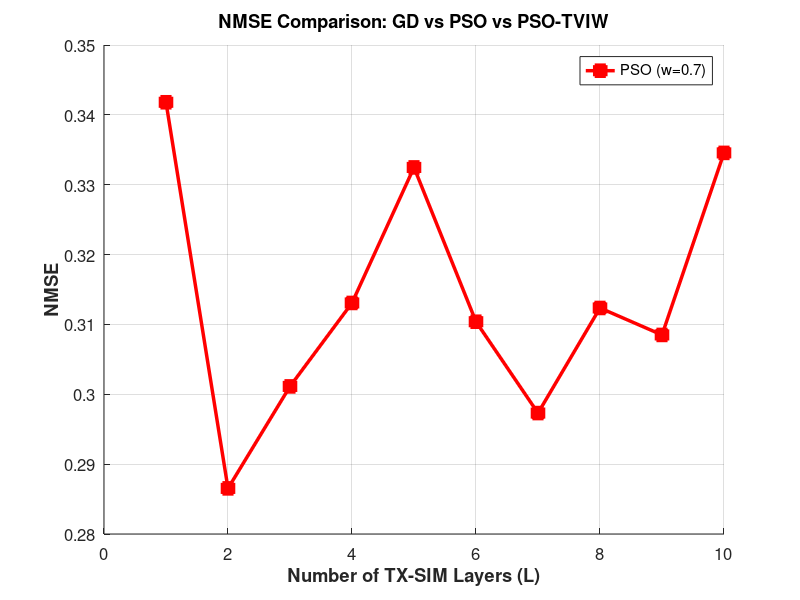
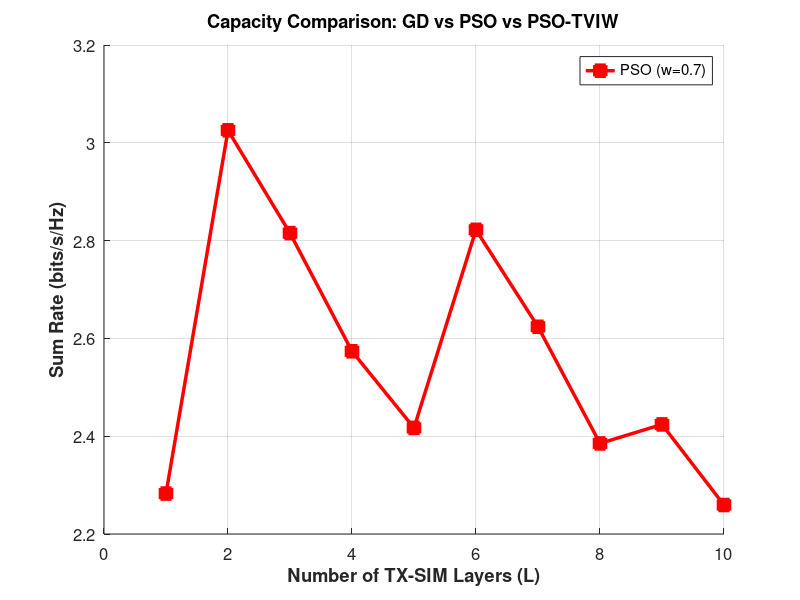

The MATLAB script that drew these images, in order:
%% Plot Comparison: Gradient Descent vs PSO vs PSO-TVIW
% This script loads and compares results from three optimization algorithms:
% 1. Gradient Descent (GD)
% 2. Standard PSO (constant inertia weight w=0.7)
% 3. PSO with Time-Varying Inertia Weight (PSO-TVIW, w: 0.9→0.4)

clc;
clear all;
close all;

fprintf('========================================\n');
fprintf('  Loading Algorithm Results...         \n');
fprintf('========================================\n');

%% Load Gradient Descent results
try
    load('NMSE_K_10.mat');
    load('Capacity_K_10.mat');
    fprintf('✓ Loaded Gradient Descent results\n');
    has_GD = true;
catch
    fprintf('✗ Gradient Descent results not found\n');
    has_GD = false;
end

%% Load Standard PSO results
try
    load('NMSE_K_10_PSO.mat');
    load('Capacity_K_10_PSO.mat');
    fprintf('✓ Loaded Standard PSO results\n');
    has_PSO = true;
catch
    fprintf('✗ Standard PSO results not found\n');
    has_PSO = false;
end

%% Load PSO-TVIW results
try
    load('NMSE_K_10_PSO_TVIW.mat');
    load('Capacity_K_10_PSO_TVIW.mat');
    fprintf('✓ Loaded PSO-TVIW results\n');
    has_TVIW = true;
catch
    fprintf('✗ PSO-TVIW results not found\n');
    has_TVIW = false;
end

fprintf('========================================\n\n');

%% Check if at least one algorithm has results
if ~has_GD && ~has_PSO && ~has_TVIW
    error('No algorithm results found! Please run the algorithms first.');
end

%% Determine Max_L
if has_GD
    Max_L = length(NMSE_K_10);
elseif has_PSO
    Max_L = length(NMSE_K_10_PSO);
else
    Max_L = length(NMSE_K_10_PSO_TVIW);
end

%% Figure 1: NMSE Comparison
figure('Position', [100, 100, 800, 600]);
hold on;
grid on;

if has_GD
    plot(1:Max_L, NMSE_K_10, 'b-o', 'LineWidth', 2.5, 'MarkerSize', 8, ...
        'MarkerFaceColor', 'b', 'DisplayName', 'Gradient Descent');
end

if has_PSO
    plot(1:Max_L, NMSE_K_10_PSO, 'r-s', 'LineWidth', 2.5, 'MarkerSize', 8, ...
        'MarkerFaceColor', 'r', 'DisplayName', 'PSO (w=0.7)');
end

if has_TVIW
    plot(1:Max_L, NMSE_K_10_PSO_TVIW, 'g-^', 'LineWidth', 2.5, 'MarkerSize', 8, ...
        'MarkerFaceColor', 'g', 'DisplayName', 'PSO-TVIW (w: 0.9→0.4)');
end

xlabel('Number of TX-SIM Layers (L)', 'FontSize', 14, 'FontWeight', 'bold');
ylabel('NMSE', 'FontSize', 14, 'FontWeight', 'bold');
title('NMSE Comparison: GD vs PSO vs PSO-TVIW', 'FontSize', 15, 'FontWeight', 'bold');
legend('Location', 'best', 'FontSize', 12);
set(gca, 'FontSize', 12);
hold off;

%% Figure 2: Capacity Comparison
figure('Position', [150, 150, 800, 600]);
hold on;
grid on;

if has_GD
    plot(1:Max_L, Capacity_K_10, 'b-o', 'LineWidth', 2.5, 'MarkerSize', 8, ...
        'MarkerFaceColor', 'b', 'DisplayName', 'Gradient Descent');
end

if has_PSO
    plot(1:Max_L, Capacity_K_10_PSO, 'r-s', 'LineWidth', 2.5, 'MarkerSize', 8, ...
        'MarkerFaceColor', 'r', 'DisplayName', 'PSO (w=0.7)');
end

if has_TVIW
    plot(1:Max_L, Capacity_K_10_PSO_TVIW, 'g-^', 'LineWidth', 2.5, 'MarkerSize', 8, ...
        'MarkerFaceColor', 'g', 'DisplayName', 'PSO-TVIW (w: 0.9→0.4)');
end

xlabel('Number of TX-SIM Layers (L)', 'FontSize', 14, 'FontWeight', 'bold');
ylabel('Sum Rate (bits/s/Hz)', 'FontSize', 14, 'FontWeight', 'bold');
title('Capacity Comparison: GD vs PSO vs PSO-TVIW', 'FontSize', 15, 'FontWeight', 'bold');
legend('Location', 'best', 'FontSize', 12);
set(gca, 'FontSize', 12);
hold off;

%% Print numerical comparison table
fprintf('========================================\n');
fprintf('  Numerical Results (L=1 to L=%d)      \n', Max_L);
fprintf('========================================\n\n');

fprintf('CAPACITY (bits/s/Hz):\n');
fprintf('%-5s | %-15s | %-15s | %-15s\n', 'L', 'GD', 'PSO', 'PSO-TVIW');
fprintf('------|-----------------|-----------------|------------------\n');
for i = 1:Max_L
    fprintf('%-5d | ', i);
    if has_GD
        fprintf('%-15.4f | ', Capacity_K_10(i));
    else
        fprintf('%-15s | ', 'N/A');
    end
    if has_PSO
        fprintf('%-15.4f | ', Capacity_K_10_PSO(i));
    else
        fprintf('%-15s | ', 'N/A');
    end
    if has_TVIW
        fprintf('%-15.4f\n', Capacity_K_10_PSO_TVIW(i));
    else
        fprintf('%-15s\n', 'N/A');
    end
end

fprintf('\nNMSE:\n');
fprintf('%-5s | %-15s | %-15s | %-15s\n', 'L', 'GD', 'PSO', 'PSO-TVIW');
fprintf('------|-----------------|-----------------|------------------\n');
for i = 1:Max_L
    fprintf('%-5d | ', i);
    if has_GD
        fprintf('%-15.6f | ', NMSE_K_10(i));
    else
        fprintf('%-15s | ', 'N/A');
    end
    if has_PSO
        fprintf('%-15.6f | ', NMSE_K_10_PSO(i));
    else
        fprintf('%-15s | ', 'N/A');
    end
    if has_TVIW
        fprintf('%-15.6f\n', NMSE_K_10_PSO_TVIW(i));
    else
        fprintf('%-15s\n', 'N/A');
    end
end

%% Performance comparison at Max_L
fprintf('\n========================================\n');
fprintf('  Performance at L=%d                   \n', Max_L);
fprintf('========================================\n');

if has_GD
    fprintf('Gradient Descent:\n');
    fprintf('  Capacity: %.4f bits/s/Hz\n', Capacity_K_10(Max_L));
    fprintf('  NMSE:     %.6f\n\n', NMSE_K_10(Max_L));
end

if has_PSO
    fprintf('Standard PSO (w=0.7):\n');
    fprintf('  Capacity: %.4f bits/s/Hz\n', Capacity_K_10_PSO(Max_L));
    fprintf('  NMSE:     %.6f\n\n', NMSE_K_10_PSO(Max_L));
end

if has_TVIW
    fprintf('PSO-TVIW (w: 0.9→0.4):\n');
    fprintf('  Capacity: %.4f bits/s/Hz\n', Capacity_K_10_PSO_TVIW(Max_L));
    fprintf('  NMSE:     %.6f\n\n', NMSE_K_10_PSO_TVIW(Max_L));
end

%% Calculate improvements
if has_GD && has_PSO
    cap_imp_pso = ((Capacity_K_10_PSO(Max_L) - Capacity_K_10(Max_L)) / Capacity_K_10(Max_L)) * 100;
    nmse_imp_pso = ((NMSE_K_10(Max_L) - NMSE_K_10_PSO(Max_L)) / NMSE_K_10(Max_L)) * 100;
    fprintf('PSO vs GD:\n');
    fprintf('  Capacity improvement: %+.2f%%\n', cap_imp_pso);
    fprintf('  NMSE improvement:     %+.2f%%\n\n', nmse_imp_pso);
end

if has_GD && has_TVIW
    cap_imp_tviw = ((Capacity_K_10_PSO_TVIW(Max_L) - Capacity_K_10(Max_L)) / Capacity_K_10(Max_L)) * 100;
    nmse_imp_tviw = ((NMSE_K_10(Max_L) - NMSE_K_10_PSO_TVIW(Max_L)) / NMSE_K_10(Max_L)) * 100;
    fprintf('PSO-TVIW vs GD:\n');
    fprintf('  Capacity improvement: %+.2f%%\n', cap_imp_tviw);
    fprintf('  NMSE improvement:     %+.2f%%\n\n', nmse_imp_tviw);
end

if has_PSO && has_TVIW
    cap_imp_tviw_pso = ((Capacity_K_10_PSO_TVIW(Max_L) - Capacity_K_10_PSO(Max_L)) / Capacity_K_10_PSO(Max_L)) * 100;
    nmse_imp_tviw_pso = ((NMSE_K_10_PSO(Max_L) - NMSE_K_10_PSO_TVIW(Max_L)) / NMSE_K_10_PSO(Max_L)) * 100;
    fprintf('PSO-TVIW vs PSO:\n');
    fprintf('  Capacity improvement: %+.2f%%\n', cap_imp_tviw_pso);
    fprintf('  NMSE improvement:     %+.2f%%\n\n', nmse_imp_tviw_pso);
end

fprintf('========================================\n');
fprintf('Note: Positive improvement = better performance\n');
fprintf('========================================\n');
